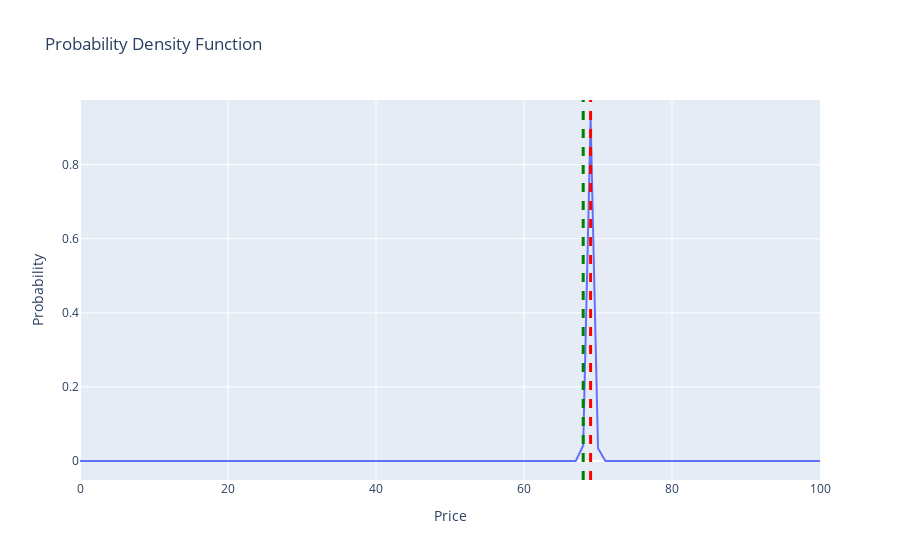

Here is the notebook cell this chart was saved with:
### Code cell
# graph pdf

bid, ask = sophisticated_nmm.get_spread(cur_inv=0)

graph_pdf(sophisticated_nmm.pdf, bid, ask)
